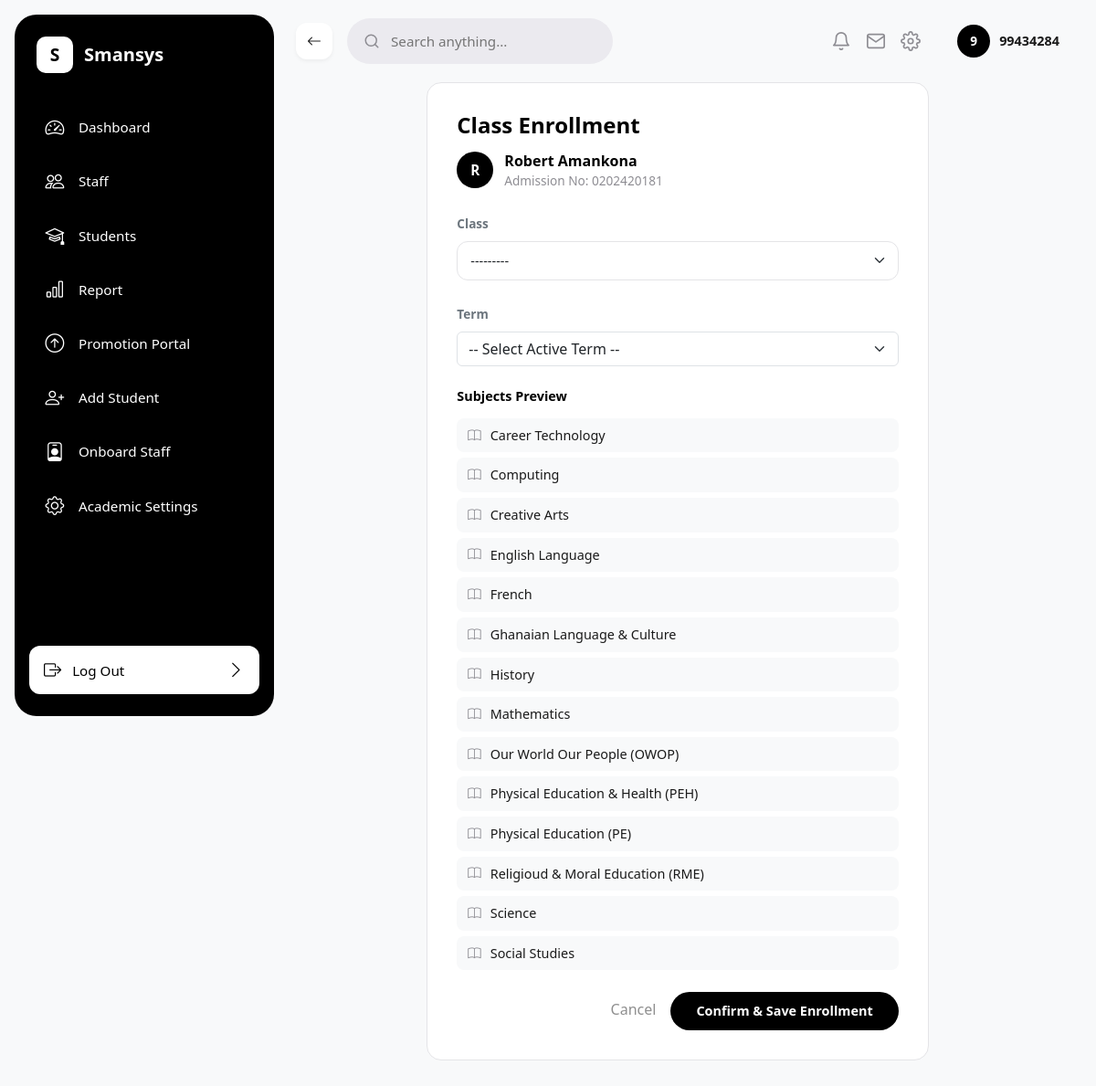
Before: /students/enroll/11/ (signed in) with the older database file.
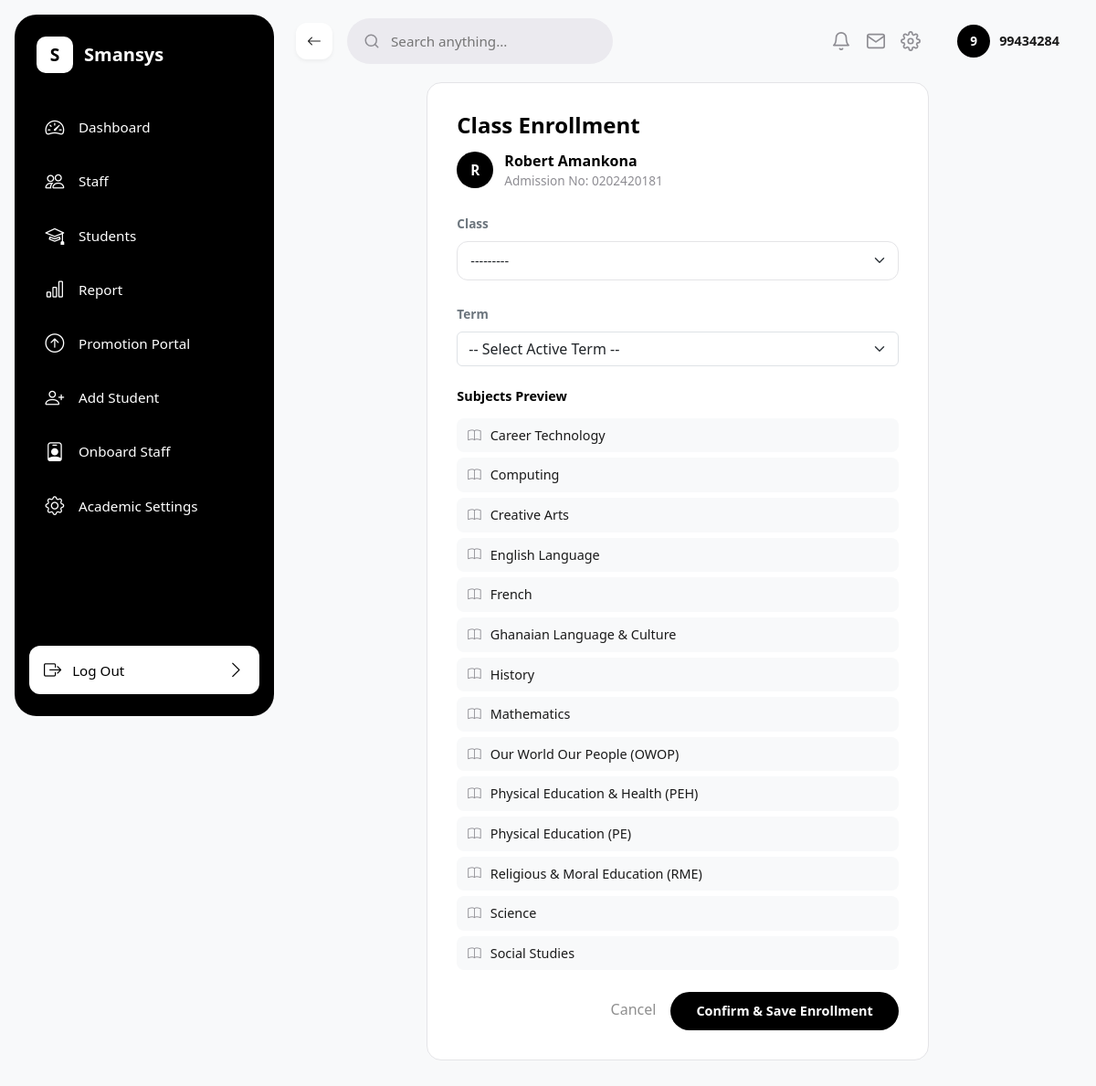
After: the same page with the newer database file.
### sis/models.py (models this page shows, shortened)
class Subject(models.Model):
    subject_name = models.CharField(max_length=100, unique =True)

### sis/views.py (the view)
# urls.py: path('students/enroll/<int:student_id>/', enroll_student_view, name='enroll_student'),
@login_required
def enroll_student_view(request, student_id):
    student = Student.objects.filter(pk=student_id).first()
    if not student:
        messages.error(request, 'Student not found.')
        return redirect('student_list')
    current_session = AcademicSession.objects.filter(is_current=True).first()
    if request.method == 'POST':
        form = EnrollmentForm(request.POST, session=current_session)
        if form.is_valid():
            enrollment = form.save(commit=False)
            enrollment.student = student
            enrollment.academic_year = form.cleaned_data['term'].session.academic_year
            enrollment.save()
            messages.success(request, f"Student {student.first_name} {student.last_name} successfully enrolled in {enrollment.classroom}!")
            return redirect('student_list')
    else:
        form = EnrollmentForm(session=current_session)
    subjects = Subject.objects.all().order_by('subject_name')
    return render(request, 'sis/enroll_student.html', {
        'student': student,
        'form': form,
        'subjects': subjects,
        'classrooms': ClassRoom.objects.all(),
    })

### sis/forms.py (shortened to what this page needs)
class EnrollmentForm(forms.ModelForm):
    term = forms.ModelChoiceField(
        queryset=Term.objects.all(),
        empty_label="-- Select Active Term --",
        widget=forms.Select(attrs={'class': 'form-select'})
    )
    class Meta:
        model = Enrollment
        fields = ['classroom', 'term']
        widgets = {
            'classroom': forms.Select(attrs={'class': 'form-select'}),
        }
    def __init__(self, *args, **kwargs):
        session = kwargs.pop('session', None)
        super().__init__(*args, **kwargs)
        self.fields['term'].label_from_instance = lambda obj: f"{obj.term_name} ({obj.session.academic_year})"
        if session:
            self.fields['term'].queryset = Term.objects.filter(session=session)

### sis/models.py (called while the page is built)
    def __str__(self):
        return self.class_name

### sis/templates/sis/enroll_student.html (shortened to what this page needs)
{% extends 'sis/base.html' %}
{% load static %}
{% block content %}
<div class="row justify-content-center">
    <div class="col-lg-8">
        <div style="background: #ffffff; border-radius: 16px; border: 1px solid #E4E4E7; padding: 32px;">
            <div class="mb-4">
                <h4 class="fw-bold mb-1" style="color: #000000;">Class Enrollment</h4>
                <div style="display: flex; align-items: center; gap: 12px; margin-top: 12px;">
                    <span style="width: 40px; height: 40px; border-radius: 50%; background-color: #000000; color: #ffffff; display: flex; align-items: center; justify-content: center; font-weight: 700; font-size: 0.95rem; flex-shrink: 0;">{{ student.first_name|first|upper }}</span>
                    <div>
                        <div style="font-weight: 600; color: #000000;">{{ student.first_name }} {{ student.last_name }}</div>
                        <div style="color: #8E8D93; font-size: 0.85rem;">Admission No: {{ student.admission_number }}</div>
                    </div>
                </div>
            </div>
            <form method="POST">
                <div class="mb-4">
                    <label class="form-label fw-semibold text-secondary" style="font-size: 0.85rem;">Class</label>
                    <select name="classroom" id="id_classroom" class="form-select" style="border-radius: 12px; border: 1px solid #E4E4E7; padding: 10px 14px; font-size: 0.9rem;">
                        {% for value, label in form.classroom.field.choices %}
                        <option value="{{ value }}" {% if form.classroom.value == value %}selected{% endif %}>{{ label }}</option>
                        {% endfor %}
                    </select>
                </div>
                <div class="mb-4">
                    <label class="form-label fw-semibold text-secondary" style="font-size: 0.85rem;">Term</label>
                    {{ form.term }}
                </div>
                <div class="mb-4">
                    <h6 class="fw-bold mb-3" style="font-size: 0.9rem; color: #000000;">Subjects Preview</h6>
                    <div id="subjects-container">
                        {% for subj in subjects %}
                        <div class="subject-item" style="display: flex; align-items: center; gap: 10px; padding: 8px 12px; background: #F8F9FA; border-radius: 8px; margin-bottom: 6px;">
                            <i class="bi bi-book" style="color: #8E8D93; font-size: 0.9rem;"></i>
                            <span style="color: #1A1A1A; font-size: 0.9rem;">{{ subj.subject_name }}</span>
                        </div>
                        {% empty %}
                        <div id="subjects-empty" style="color: #8E8D93; font-size: 0.85rem; padding: 16px 0;">Select a class to preview its subjects.</div>
                        {% endfor %}
                    </div>
                </div>
                <div class="d-flex justify-content-end gap-3">
                    <a href="{% url 'student_list' %}" style="color: #8F8F8F; font-weight: 500; text-decoration: none; line-height: 38px;">Cancel</a>
                    <button type="submit" style="background-color: #000000; color: #ffffff; border: none; border-radius: 25px; padding: 10px 28px; font-weight: 600; font-size: 0.9rem; cursor: pointer;">Confirm &amp; Save Enrollment</button>
                </div>
            </form>
        </div>
    </div>
</div>
{% endblock %}

Changed rows visible on the page:
changed Subject: subject_name "Religioud & Moral Education (RME)" → "Religious & Moral Education (RME)"
